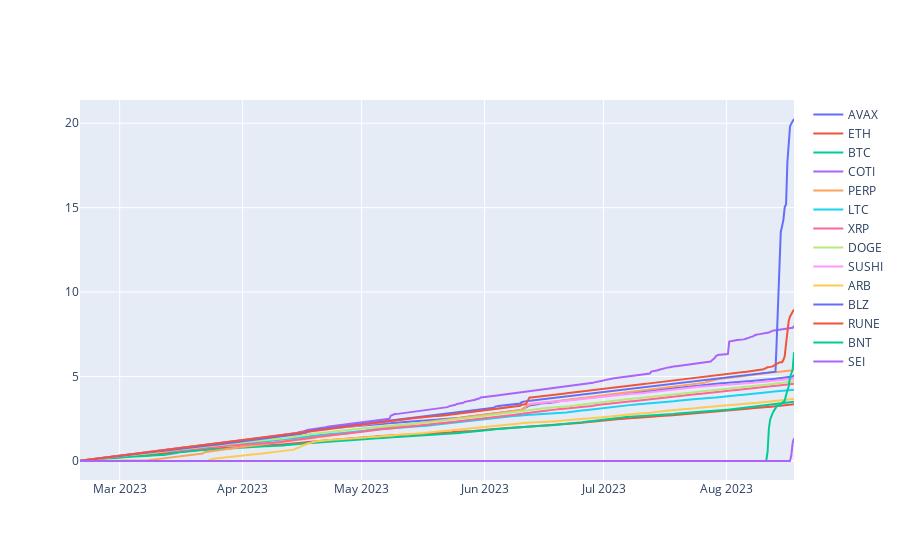

Notebook code for this chart:
### Code cell
# Plot 出各個币种的费率历史
import plotly.graph_objects as go 
fig = go.Figure()
for coin in CoinList:
    all_data[coin + '_cumsum'] = all_data['Binance_'+coin].abs().cumsum()
    fig.add_trace(go.Scatter(x=all_data['time'], y=all_data[coin + '_cumsum'], name=coin))
fig.show()

### Figure 1 — Plotly figure (JSON) as saved in the notebook; plotly's stock layout.template omitted (floating-point values rounded to 4 significant figures; data arrays with more than 128 entries replaced by an {"elided": "..."} marker saying what was removed)
{"data": [{"name": "AVAX", "type": "scatter", "x": {"elided": "540 str values"}, "y": {"elided": "540 float values"}}, {"name": "ETH", "type": "scatter", "x": {"elided": "540 str values"}, "y": {"elided": "540 float values"}}, {"name": "BTC", "type": "scatter", "x": {"elided": "540 str values"}, "y": {"elided": "540 float values"}}, {"name": "COTI", "type": "scatter", "x": {"elided": "540 str values"}, "y": {"elided": "540 float values"}}, {"name": "PERP", "type": "scatter", "x": {"elided": "540 str values"}, "y": {"elided": "540 float values"}}, {"name": "LTC", "type": "scatter", "x": {"elided": "540 str values"}, "y": {"elided": "540 float values"}}, {"name": "XRP", "type": "scatter", "x": {"elided": "540 str values"}, "y": {"elided": "540 float values"}}, {"name": "DOGE", "type": "scatter", "x": {"elided": "540 str values"}, "y": {"elided": "540 float values"}}, {"name": "SUSHI", "type": "scatter", "x": {"elided": "540 str values"}, "y": {"elided": "540 float values"}}, {"name": "ARB", "type": "scatter", "x": {"elided": "540 str values"}, "y": {"elided": "540 float values"}}, {"name": "BLZ", "type": "scatter", "x": {"elided": "540 str values"}, "y": {"elided": "540 float values"}}, {"name": "RUNE", "type": "scatter", "x": {"elided": "540 str values"}, "y": {"elided": "540 float values"}}, {"name": "BNT", "type": "scatter", "x": {"elided": "540 str values"}, "y": {"elided": "540 float values"}}, {"name": "SEI", "type": "scatter", "x": {"elided": "540 str values"}, "y": {"elided": "540 float values"}}], "layout": {}}
